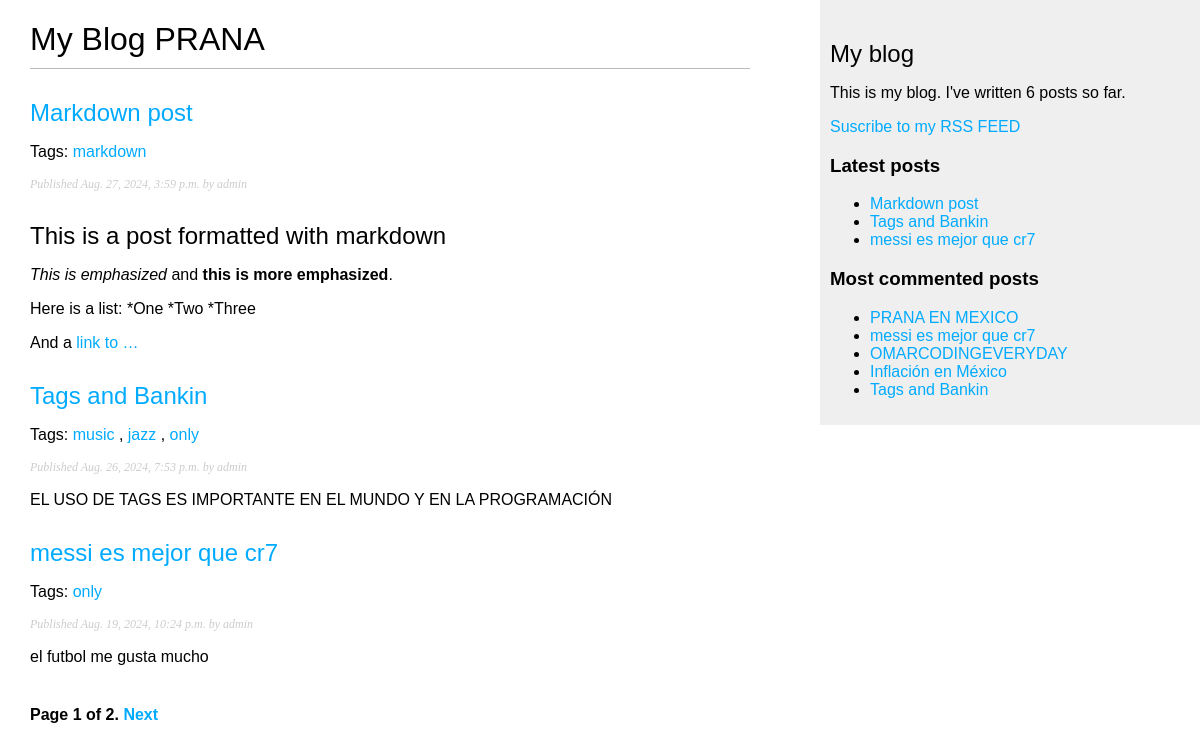
/blog/, run on an earlier commit of the app's database.
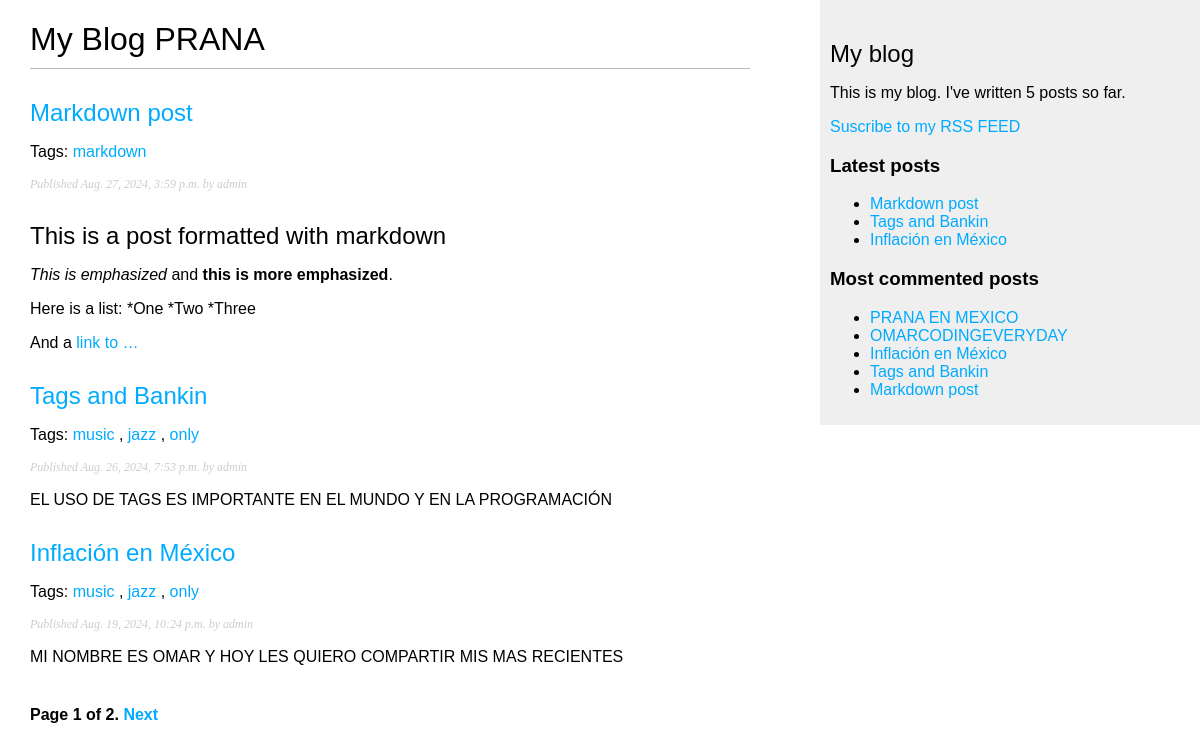
And on a later commit of the database.
### blog/models.py (models this page shows, shortened)
class Post(models.Model):
    tags = TaggableManager()
    class Status(models.TextChoices):
        DRAFT = 'DF', 'Draft'
        PUBLISHED = 'PB', 'Published'
    title = models.CharField(max_length=250)
    slug = models.SlugField(
        max_length=250,
        unique_for_date='publish'
    )
    author = models.ForeignKey(
        settings.AUTH_USER_MODEL,
        on_delete=models.CASCADE,
        related_name='blog_posts'
    )
    body = models.TextField()
    publish = models.DateTimeField(default=timezone.now)
    created = models.DateTimeField(auto_now_add=True)
    updated = models.DateTimeField(auto_now=True)
    status = models.CharField(
        max_length=2,
        choices=Status,
        default=Status.DRAFT
    )
    objects = models.Manager()  # The default manager.
    published = PublishedManager()  # Our custom manager.
    class Meta:
        ordering = ['-publish']
        indexes = [
            models.Index(fields=['-publish']),
        ]
    def get_absolute_url(self):
        return reverse(
            'blog:post_detail',
            args=[
                self.publish.year,
                self.publish.month,
                self.publish.day,
                self.slug,
            ],
        )

### blog/views.py (the view)
# urls.py: path('', views.post_list, name='post_list'),
def post_list(request, tag_slug=None):
    post_list = Post.published.all()
    tag = None
    if tag_slug:
        tag = get_object_or_404(Tag, slug=tag_slug)
        post_list = post_list.filter(tags__in=[tag])
    paginator = Paginator(post_list, 3)
    page_number = request.GET.get('page', 1)
    try:
        posts = paginator.page(page_number)
    except PageNotAnInteger:
        posts = paginator.page(1)
    except EmptyPage:
        posts = paginator.page(paginator.num_pages)
    return render(
        request,
        'blog/post/list.html',
        {
            'posts': posts,
            'tag':tag
            }
    )

### blog/models.py (called while the page is built)
    def get_queryset(self):
        return (
            super().get_queryset().filter(status=Post.Status.PUBLISHED)
        )

### blog/templatetags/blog_tags.py (called while the page is built)
@register.filter(name='markdown')
def markdown_format(text):
    return mark_safe(markdown.markdown(text))

@register.simple_tag
def total_posts():
    return Post.published.count()

@register.inclusion_tag('blog/post/latest_posts.html')
def show_latest_posts(count=5):
    latest_posts = Post.published.order_by('-publish')[:count]
    return {'latest_posts': latest_posts}

@register.simple_tag
def get_most_commented_posts(count=5):
    return Post.published.annotate(
        total_comments=Count('comments')
    ).order_by('-total_comments')[:count]

### blog/templates/blog/post/list.html (shortened to what this page needs)
{% extends "blog/base.html" %}
{% load blog_tags %}
{% block content %}
  <h1>My Blog PRANA </h1>
  {% for post in posts %}
    <h2>
      <a href="{{ post.get_absolute_url }}">
        {{ post.title }}
      </a>
    </h2>
    <p class="tags">
      Tags:
      {% for tag in post.tags.all %}
        <a href="{% url "blog:post_list_by_tag" tag.slug %}">
          {{ tag.name }}
        </a>{% if not forloop.last %}, {% endif %}
      {% endfor %}
    </p>
    <p class="date">
      Published {{ post.publish }} by {{ post.author }}
    </p>
    {{ post.body|markdown|truncatewords_html:30 }}
  {% endfor %}
  {% include "pagination.html" with page=posts%}
{% endblock %}

### blog/templates/blog/base.html (shortened to what this page needs)
{% load blog_tags %}
{% load static %}
<!DOCTYPE html>
<html>
<head>
  <link href="{% static "css/blog.css" %}" rel="stylesheet">
</head>
<body>
  <div id="content">
    {% block content %}
    {% endblock %}
  </div>
  <div id="sidebar">
    <h2>My blog</h2>
    <p>This is my blog.
       I've written {% total_posts %} posts so far.
    </p>
    <p>
      <a href="{% url "blog:post_feed" %}">
        Suscribe to my RSS FEED
      </a>
    </p>
    <h3>Latest posts</h3>
    {% show_latest_posts 3 %}
    <h3>Most commented posts</h3>
    {% get_most_commented_posts as most_commented_posts %}
    <ul>
      {% for post in most_commented_posts %}
        <li>
          <a href="{{ post.get_absolute_url }}">{{ post.title }}</a>
        </li>
      {% endfor %}
    </ul>
  </div>
</body>
</html>

### blog/templates/blog/post/latest_posts.html
<ul>
    {% for post in latest_posts %}
      <li>
        <a href="{{ post.get_absolute_url }}">{{ post.title }}</a>
      </li>
    {% endfor %}
  </ul>

What changed in the data, as far as the page shows it:
removed Post: title "messi es mejor que cr7", publish "Aug. 19, 2024, 10:24 p.m.", author "admin", body "el futbol me gusta mucho", Tag (name "only")
now on one of the page's lists (row unchanged): Post: title "Markdown post"
now on one of the page's lists (row unchanged): Post: title "Inflación en México", publish "Aug. 19, 2024, 10:24 p.m.", author "admin", body "MI NOMBRE ES OMAR Y HOY LES QUIERO COMPARTIR MIS MAS RECIENTES"
computed for Post "Inflación en México": gains Tag (name "music"); gains Tag (name "jazz"); gains Tag (name "only")
Also different on the page:
text no longer shown: "6"
text now shown: "5"
